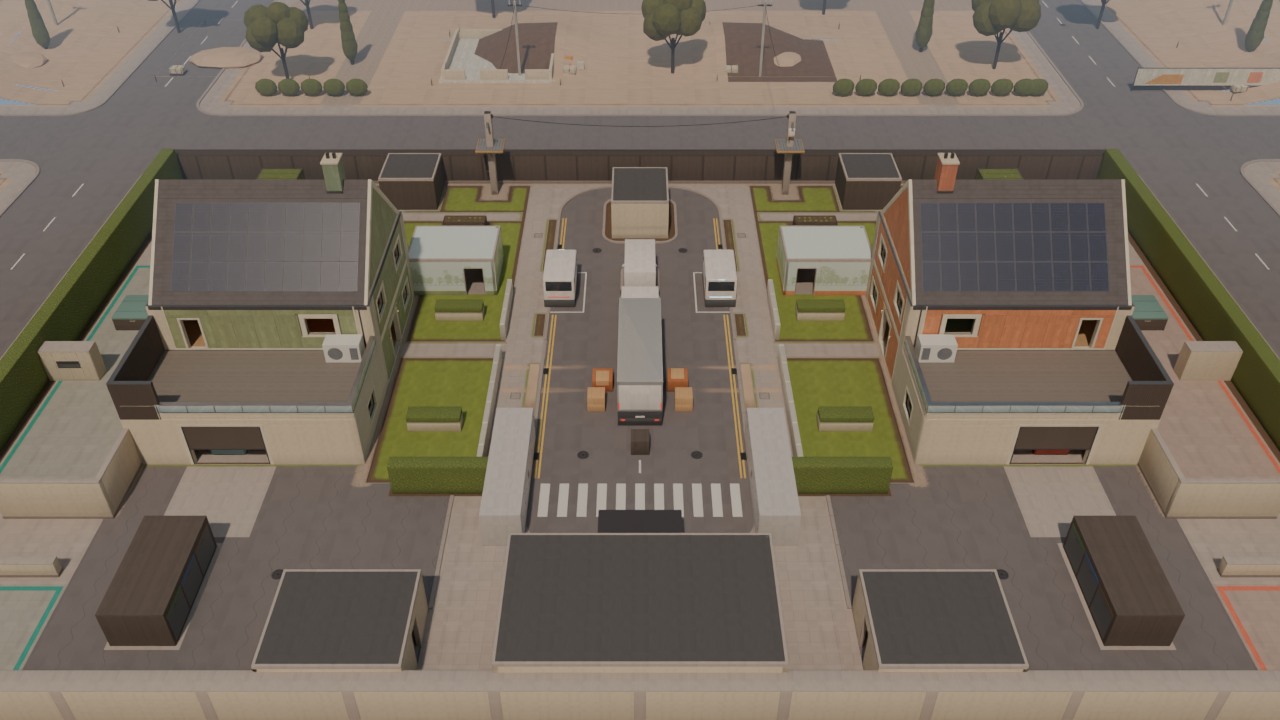
#> input picture assets/maps/showhome/backdrop/renders/aerial_s11.png, 1280 x 720 px, given in place of A_showhome_aerial_s12.png, which was not available
$ python compare_backdrop.py
#> lines starting #> are read from the running program, lines starting #| are printed output that depends on the picture; pictures that were not available may be replaced by others from this repository, and a replacement may not be noted
"""Every backdrop view is paired with the matching concept (or nearest intended view)."""
from pathlib import Path
from PIL import Image,ImageDraw,ImageFont,ImageOps

HERE=Path(__file__).resolve().parent
ROOT=HERE.parents[3]
OUT=HERE/'renders'
C=ROOT/'design/maps/tdm/concepts/_candidates'
try:FONT=ImageFont.truetype('C:/Windows/Fonts/arial.ttf',21)
except OSError:FONT=ImageFont.load_default()


def main():
    comparisons=[]
    for path in sorted(OUT.glob('*.png')):
        name=path.stem
        if name.endswith('_compare')or name=='contact_sheet':continue
        aerial='aerial'in name or 'jetpack'in name
        concept=C/('A_showhome_aerial_s12.png'if aerial else'A_showhome_ground_s12.png')
        reference=Image.open(concept).convert('RGB')
        raw=Image.open(path).convert('RGB')
        pair=Image.new('RGB',(1680,514),(239,234,221));d=ImageDraw.Draw(pair)
#> after `pair = Image.new('RGB', (1680, 514), (239, 234, 221))`:
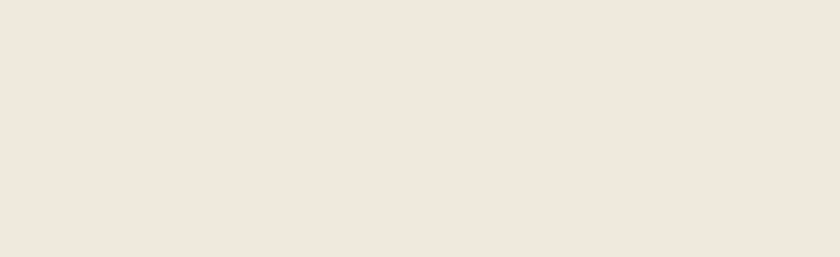
#> pair: PIL image 1680x514 RGB (shown at 1/2 size); mean R, G, B 239, 234, 221
        pair.paste(ImageOps.contain(reference,(824,464)),(8,42))
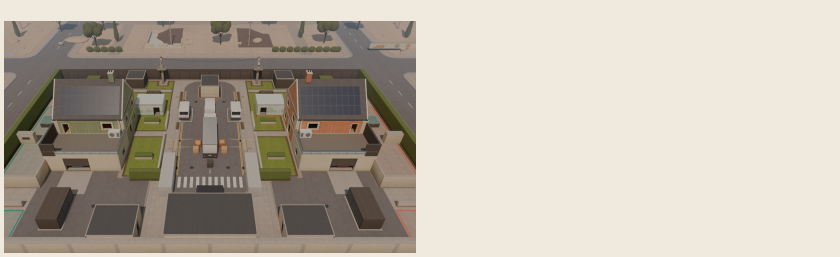
#> pair: PIL image 1680x514 RGB (shown at 1/2 size); mean R, G, B 186.2, 178.6, 165.8
        pair.paste(ImageOps.contain(raw,(824,464)),(848,42))
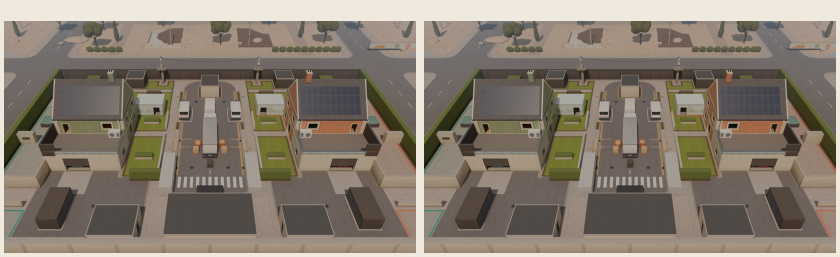
#> pair: PIL image 1680x514 RGB (shown at 1/2 size); mean R, G, B 133.4, 123.2, 110.6
        d.text((10,10),'Concept: '+concept.name,fill=(50,50,50),font=FONT)
        d.text((850,10),'Exported scene: '+name.replace('_',' '),fill=(50,50,50),font=FONT)
        dest=OUT/(name+'_compare.png');pair.save(dest);comparisons.append(dest)
#> after `dest = OUT / (name + '_compare.png')`:
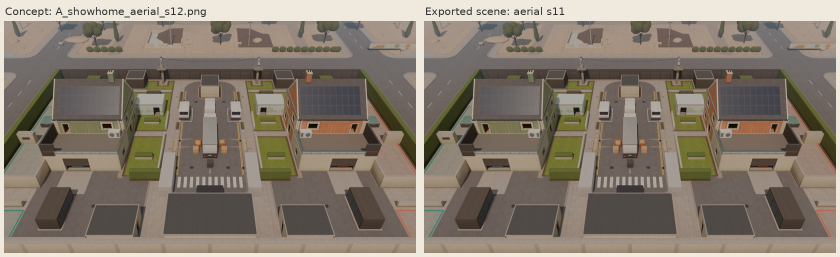
#> saved as aerial_s11_compare.png: PIL image 1680x514 RGB (shown at 1/2 size); mean R, G, B 132.7, 122.6, 110
#> pass 2 of the loop in main, `for path in sorted(OUT.glob('*.png')):`:
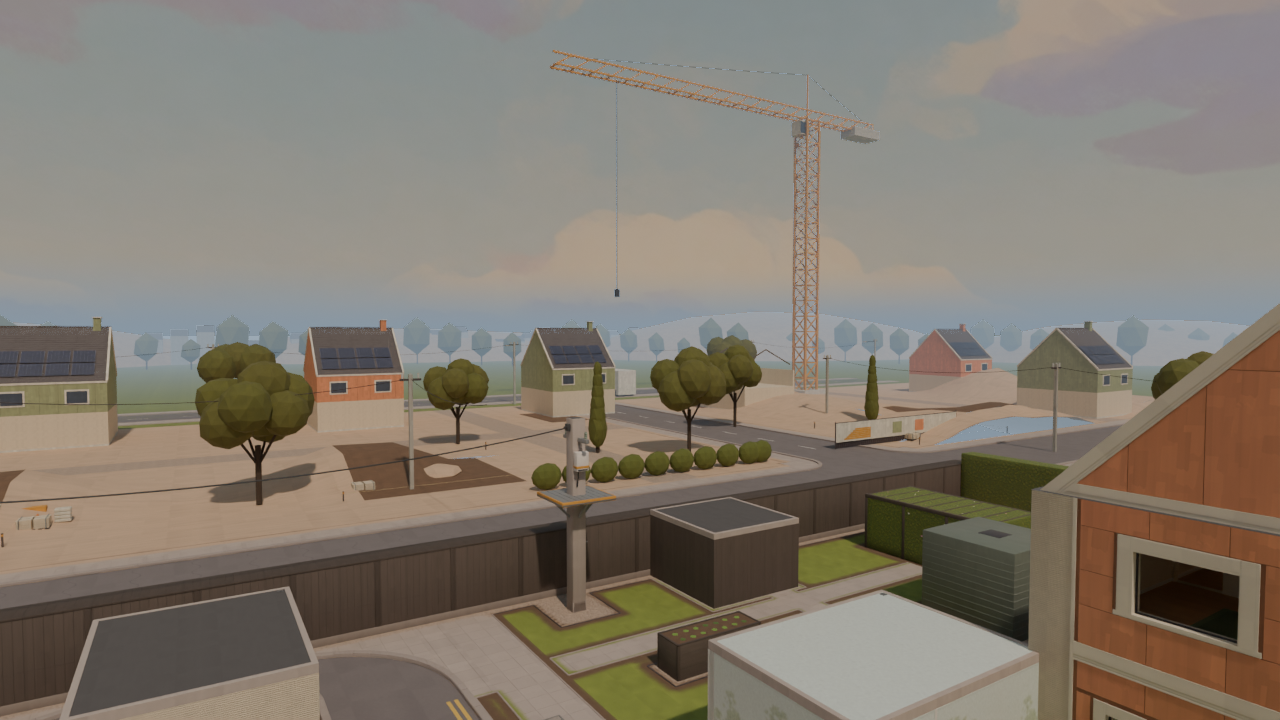
#> input picture assets/maps/showhome/backdrop/renders/jetpack_centre.png, 1280 x 720 px
#> in main, `dest = OUT / (name + '_compare.png')`:
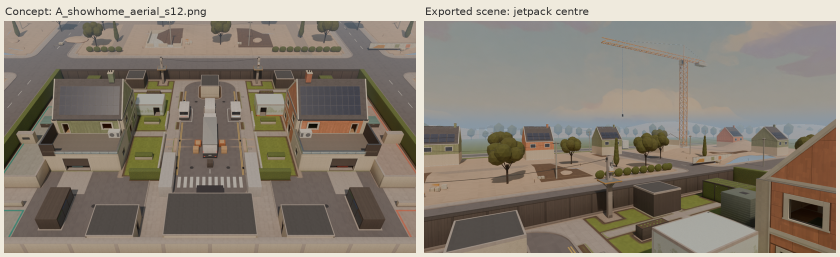
#> saved as jetpack_centre_compare.png: PIL image 1680x514 RGB (shown at 1/2 size); mean R, G, B 137.5, 128.7, 116.9
#> pass 3 of the loop in main, `for path in sorted(OUT.glob('*.png')):`:
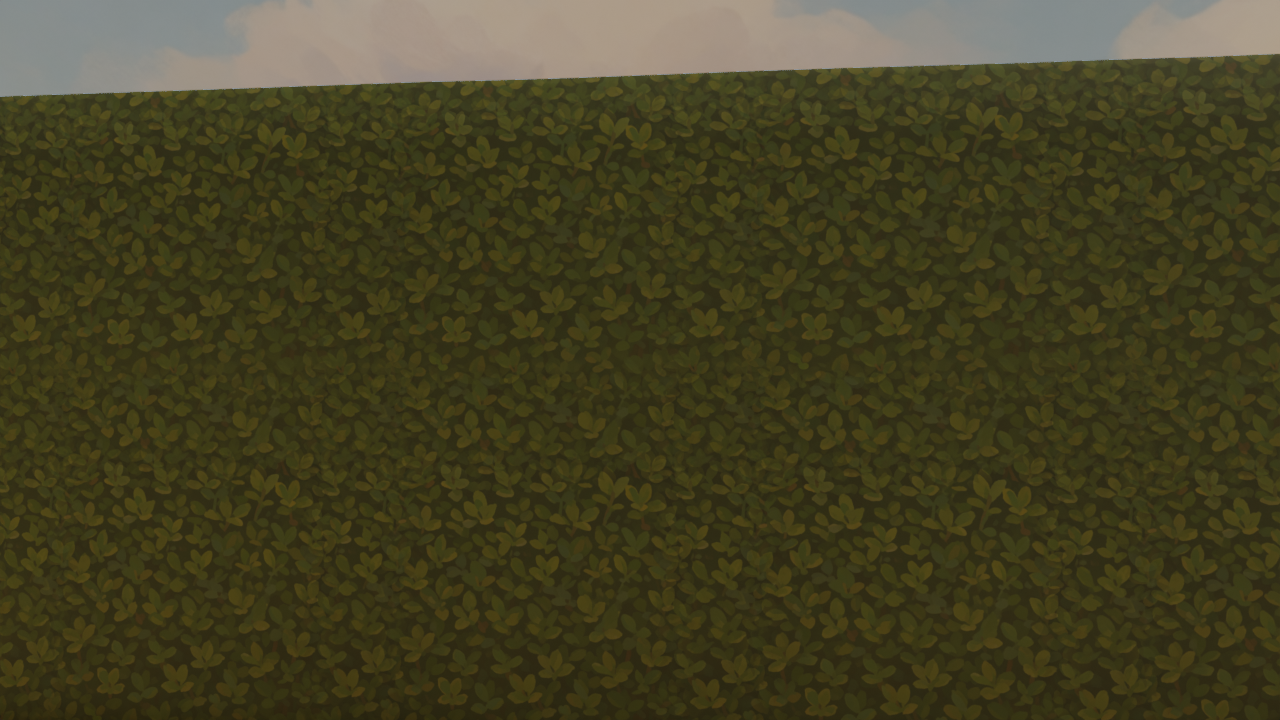
#> input picture assets/maps/showhome/backdrop/renders/spawn_e_east.png, 1280 x 720 px
#> in main, `dest = OUT / (name + '_compare.png')`:
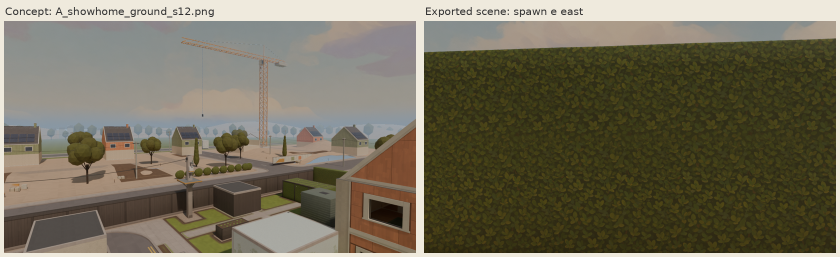
#> saved as spawn_e_east_compare.png: PIL image 1680x514 RGB (shown at 1/2 size); mean R, G, B 114.8, 109, 90
#> the loop made 4 passes; the first 3 are shown
    sheet=Image.new('RGB',(1680,276*((len(comparisons)+1)//2)),(239,234,221))
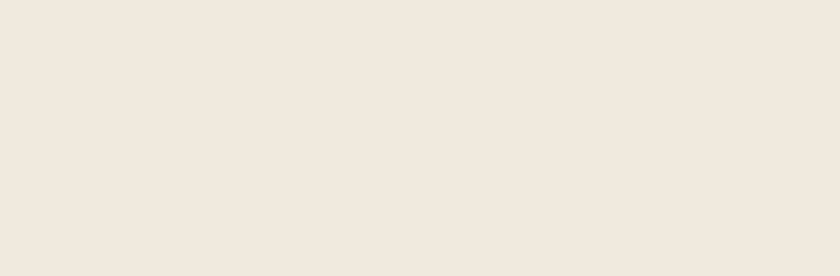
#> sheet: PIL image 1680x552 RGB (shown at 1/2 size); mean R, G, B 239, 234, 221
    for i,path in enumerate(comparisons):
        sheet.paste(ImageOps.contain(Image.open(path),(840,276)),((i%2)*840,(i//2)*276))
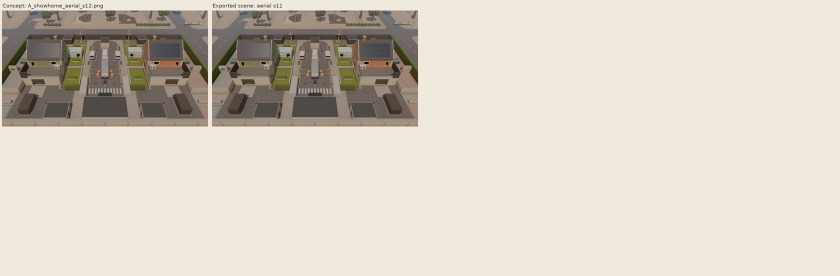
#> sheet: PIL image 1680x552 RGB (shown at 1/2 size); mean R, G, B 214.3, 208.1, 195.2
#> pass 2 of the loop in main, `for i,path in enumerate(comparisons):`:
#> in main, `sheet.paste(ImageOps.contain(Image.open(path),(840,276)),((i%2)*840,(i..`:
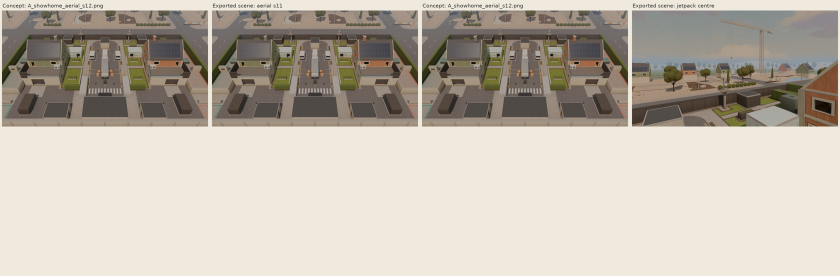
#> sheet: PIL image 1680x552 RGB (shown at 1/2 size); mean R, G, B 190.6, 183.6, 170.9
#> pass 3 of the loop in main, `for i,path in enumerate(comparisons):`:
#> in main, `sheet.paste(ImageOps.contain(Image.open(path),(840,276)),((i%2)*840,(i..`:
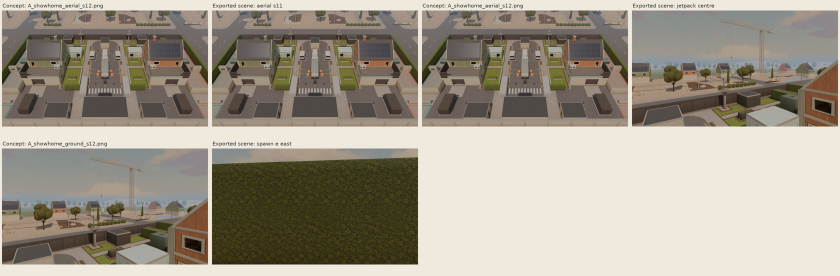
#> sheet: PIL image 1680x552 RGB (shown at 1/2 size); mean R, G, B 161.7, 154.5, 140.4
#> the loop made 4 passes; the first 3 are shown
    sheet.save(OUT/'contact_sheet.png')
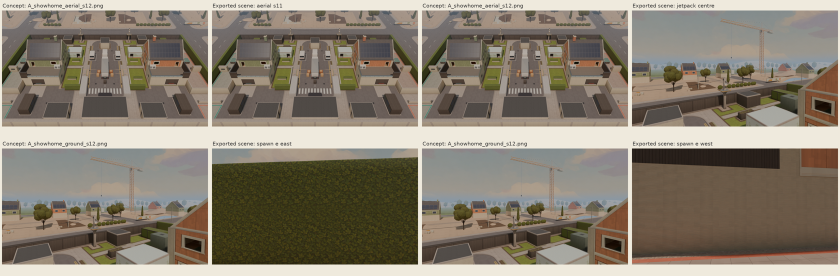
#> saved as contact_sheet.png: PIL image 1680x552 RGB (shown at 1/2 size); mean R, G, B 136, 127.1, 113
    print('BACKDROP COMPARISONS',len(comparisons))


if __name__=='__main__':main()
